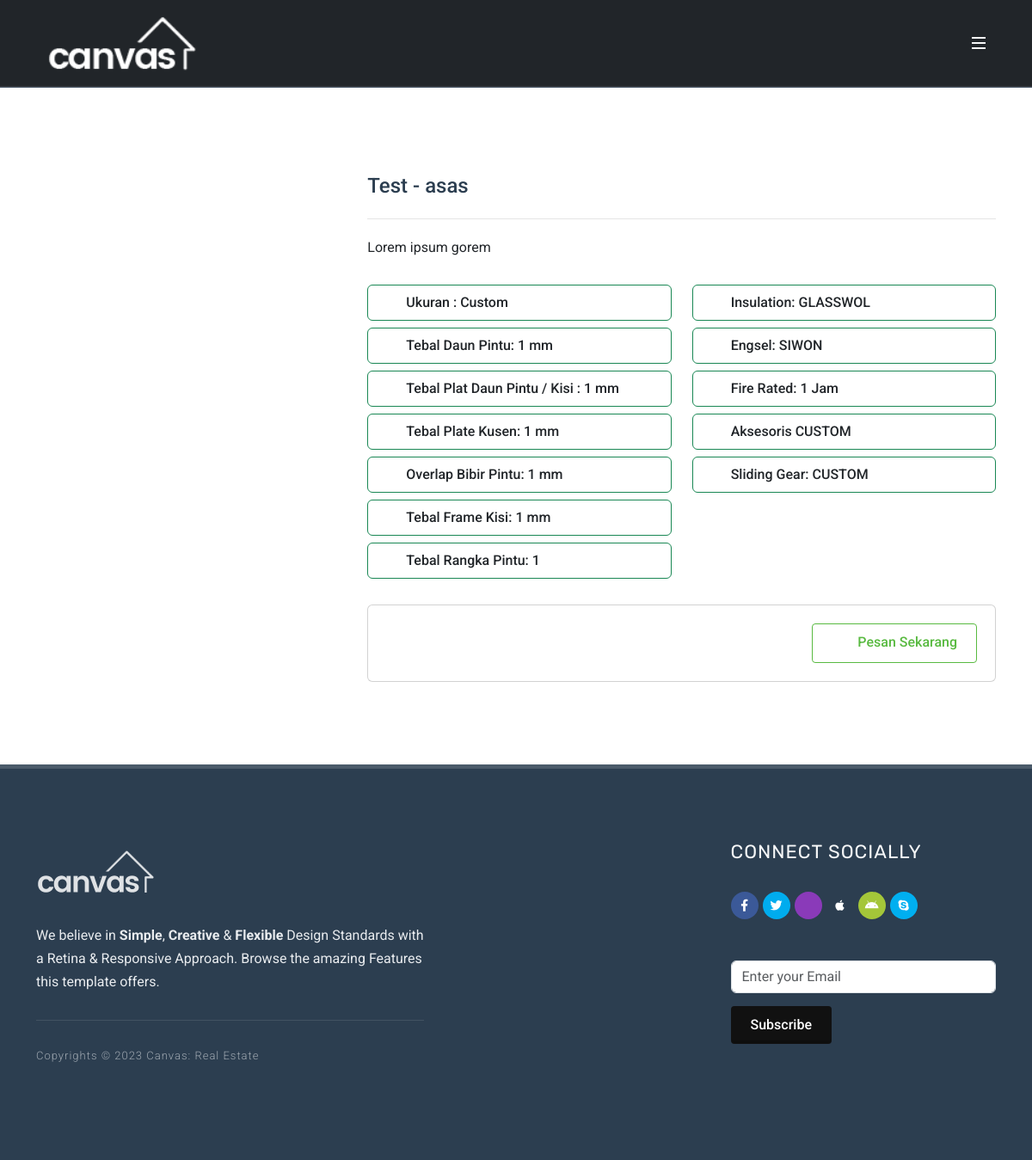
/product/detail/6, run on the app's committed database.
### tables this page shows
CREATE TABLE `product` (
  `id` int(11) NOT NULL,
  `nama` text NOT NULL,
  `kategori` varchar(100) NOT NULL,
  `ukuran` varchar(100) NOT NULL,
  `tebal_daun_pintu` float NOT NULL,
  `tebal_plat_daun_pintu` float NOT NULL,
  `tebal_plat_kusen_pintu` float NOT NULL,
  `insulation` varchar(255) NOT NULL,
  `engsel` varchar(255) NOT NULL,
  `fire_rated` int(11) NOT NULL,
  `overlap_bibir_pintu` float DEFAULT NULL,
  `aksesoris` text NOT NULL,
  `tebal_frame_kisi` float DEFAULT NULL,
  `tebal_rangka_pintu` float DEFAULT NULL,
  `sliding_gear` varchar(255) DEFAULT NULL,
  `foto` text NOT NULL,
  `galery` text NOT NULL,
  `deskripsi` text NOT NULL
);

### application/views/home/includes/layout.php (called while the page is built, shortened)
<?php
$this->load->view('home/includes/header', array('title' => $title));
$this->load->view('home/includes/navbar');
$this->load->view('home/' . $content);
?>

### application/core/MY_Controller.php (called while the page is built, shortened)
<?php
class MY_Controller extends CI_Controller
{
	public $title = 'Ikatan Bujang Gadis SMA Negeri 9 Palembang';
	protected function template($data, $module = '')
	{
		$data['global_title'] = $this->title;
		$data['module'] = $module;
		if ( strlen($module) > 0 )
			return $this->load->view($module . '/includes/layout', $data);
		return $this->load->view('includes/layout', $data);
	}
}

### application/controllers/Home.php (called while the page is built, shortened)
<?php
class Home extends MY_Controller
{
    public function product_detail($id)
    {
        $this->data['product'] = $this->Product_m->get_row(['id' => $id]);
        $image[] = $this->data['product']->foto;
        $a = json_decode($this->data['product']->galery);
        if(count($a) > 0) {
            $this->data['product']->image = array_merge($image ,  $a);
        } else {
            $this->data['product']->image = $image;
        }
        $this->data['content'] = 'product-detail';
        $this->data['title'] = 'Home | '.$this->title;
        $this->template($this->data ,'home');
    }
}

### index.php (called while the page is built, shortened)
<?php
require_once BASEPATH.'core/CodeIgniter.php';

### application/core/MY_Model.php (called while the page is built, shortened)
<?php
class MY_Model extends CI_Model
{
	protected $data = [];
	public function get_row($cond)
	{
		$this->db->where($cond);
		$query = $this->db->get($this->data['table_name']);
		return $query->row();
	}
}

### application/views/home/product-detail.php (the view, shortened to what this page needs)
<section id="content">
    <div class="content-wrap">
        <div class="container">
            <div class="single-product">
                <div class="product">
                    <div class="row gutter-40">
                        <div class="col-md-4">
                            <div class="product-image">
                                <div class="fslider" data-pagi="false" data-arrows="false" data-thumbs="true">
                                </div>
                            </div>
                        </div>
                        <div class="col-md-8 product-desc">
                            <div class="d-flex align-items-center justify-content-between">
                                <div class="product-price">
                                    <?= $product->nama . " - " . $product->kategori ?>
                                </div>
                            </div>
                            <div class="line"></div>
                            <p>
                                <?= $product->deskripsi ?>
                            </p>
                            <div class="row">
                                <div class="col-md-6">
                                    <ul class="iconlist fw-medium">
                                        <li class="border border-success py-2 px-3 rounded"><i
                                                class="bi-check-circle-fill"></i>
                                            <span>Ukuran :
                                                <?= $product->ukuran ?>
                                            </span>
                                        </li>
                                        <?php if ( isset($product->tebal_daun_pintu) ): ?>
                                            <li class="border border-success py-2 px-3 rounded"><i
                                                    class="bi-check-circle-fill"></i>
                                                <span>Tebal Daun Pintu:
                                                    <?= $product->tebal_daun_pintu ?> mm
                                                </span>
                                            </li>
                                        <?php endif; ?>
                                        <?php if ( isset($product->tebal_plat_daun_pintu) ): ?>
                                            <li class="border border-success py-2 px-3 rounded"><i
                                                    class="bi-check-circle-fill"></i>
                                                <span>Tebal Plat Daun Pintu / Kisi :
                                                    <?= $product->tebal_plat_daun_pintu ?> mm
                                                </span>
                                            </li>
                                        <?php endif; ?>
                                        <?php if ( isset($product->tebal_plat_kusen_pintu) ): ?>
                                            <li class="border border-success py-2 px-3 rounded"><i
                                                    class="bi-check-circle-fill"></i>
                                                <span>Tebal Plate Kusen:
                                                    <?= $product->tebal_plat_kusen_pintu ?> mm
                                                </span>
                                            </li>
                                        <?php endif; ?>
                                        <?php if ( isset($product->overlap_bibir_pintu) ): ?>
                                            <li class="border border-success py-2 px-3 rounded"><i
                                                    class="bi-check-circle-fill"></i>
                                                <span>Overlap Bibir Pintu:
                                                    <?= $product->overlap_bibir_pintu ?> mm
                                                </span>
                                            </li>
                                        <?php endif; ?>
                                        <?php if ( isset($product->tebal_frame_kisi) ): ?>
                                            <li class="border border-success py-2 px-3 rounded"><i
                                                    class="bi-check-circle-fill"></i>
                                                <span>Tebal Frame Kisi:
                                                    <?= $product->tebal_frame_kisi ?> mm
                                                </span>
                                            </li>
                                        <?php endif; ?>
                                        <?php if ( isset($product->tebal_rangka_pintu) ): ?>
                                            <li class="border border-success py-2 px-3 rounded"><i
                                                    class="bi-check-circle-fill"></i>
                                                <span>Tebal Rangka Pintu:
                                                    <?= $product->tebal_rangka_pintu ?>
                                                </span>
                                            </li>
                                        </ul>
                                    </div>
                                    <div class="col-md-6">
                                        <ul class="iconlist fw-medium">
                                        <?php endif; ?>
                                        <?php if ( isset($product->insulation) ): ?>
                                            <li class="border border-success py-2 px-3 rounded"><i
                                                    class="bi-check-circle-fill"></i>
                                                <span>Insulation:
                                                    <?= $product->insulation ?>
                                                </span>
                                            </li>
                                        <?php endif; ?>
                                        <?php if ( isset($product->engsel) ): ?>
                                            <li class="border border-success py-2 px-3 rounded"><i
                                                    class="bi-check-circle-fill"></i>
                                                <span>Engsel:
                                                    <?= $product->engsel ?>
                                                </span>
                                            </li>
                                        <?php endif; ?>
                                        <li class="border border-success py-2 px-3 rounded"><i
                                                class="bi-check-circle-fill"></i>
                                            <span>Fire Rated:
                                                <?= $product->fire_rated ?> Jam
                                            </span>
                                        </li>
                                        <?php if ( isset($product->aksesoris) ): ?>
                                            <li class="border border-success py-2 px-3 rounded"><i
                                                    class="bi-check-circle-fill"></i>
                                                <span>Aksesoris
                                                    <?= $product->aksesoris ?>
                                                </span>
                                            </li>
                                        <?php endif; ?>
                                        <?php if ( isset($product->sliding_gear) ): ?>
                                            <li class="border border-success py-2 px-3 rounded"><i
                                                    class="bi-check-circle-fill"></i>
                                                <span>Sliding Gear:
                                                    <?= $product->sliding_gear ?>
                                                </span>
                                            </li>
                                        <?php endif; ?>
                                    </ul>
                                </div>
                            </div>
                            <div class="card product-meta">
                                <div class="card-body text-end">
                                    <a href="#" class="button button-border button-rounded button-green"><i
                                            class="bi-whatsapp"></i> Pesan Sekarang</a>
                                </div>
                            </div>
                        </div>
                    </div>
                </div>
            </div>
        </div>
    </div>
</section>

### data on the page
product: nama "Test", kategori "asas", deskripsi "Lorem ipsum gorem", ukuran "Custom", tebal_daun_pintu "1", tebal_plat_daun_pintu "1", tebal_plat_kusen_pintu "1", overlap_bibir_pintu "1", tebal_frame_kisi "1", tebal_rangka_pintu "1", insulation "GLASSWOL", engsel "SIWON", fire_rated "1", aksesoris "CUSTOM", sliding_gear "CUSTOM"
